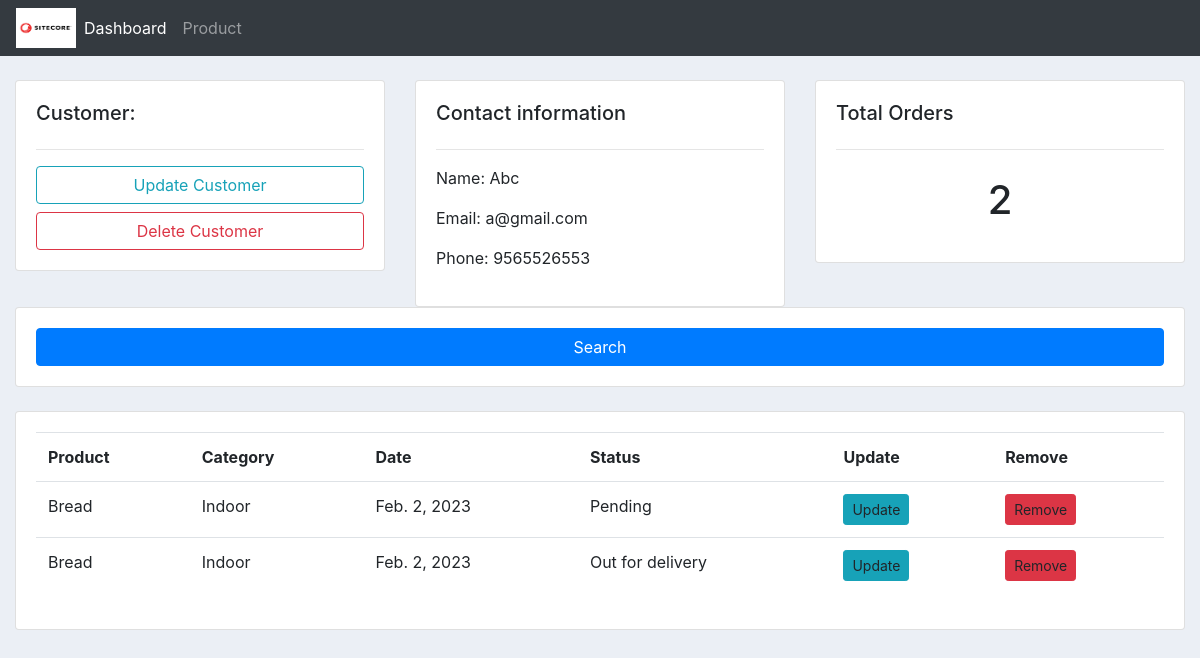
Page /customer/9/ on the committed database.
### dashapp/models.py (models this page shows, shortened)
class Customer(models.Model):
    name = models.CharField(max_length=50, null=True)
    Phone = models.CharField(max_length=50, null=True)
    Email = models.EmailField()
    data_created = models.DateTimeField(auto_now_add=True, null=True)

class Order(models.Model):
    STATUS = (
        ('Pending', 'Pending'),
        ('Out for delivery', 'Out for delivery'),
        ('Delivered', 'Delivered'),
    )
    customer = models.ForeignKey(Customer, null=True, on_delete=models.SET_NULL)
    product = models.ForeignKey(Product, null=True, on_delete=models.SET_NULL)
    date_created = models.DateField(auto_now_add=True, null=True)
    status = models.CharField(max_length=50, null=True, choices=STATUS)

class Product(models.Model):
    objects = None
    CATEGORY = (
        ('Indoor', 'Indoor'),
        ('Outdoor', 'Outdoor')
    )
    name = models.CharField(max_length=50, null=True)
    Price = models.FloatField()
    category = models.CharField(max_length=50, null=True, choices=CATEGORY)
    Description = models.CharField(max_length=300, null=True, blank=True)
    Date = models.DateField(auto_now_add=True, null=True)
    tags = models.ManyToManyField(Tags)
    def __str__(self):
        return self.name

### dashapp/views.py (the view)
# urls.py: path('customer/<str:pk_test>/', views.customer, name='Customer'),
def customer(request, pk_test):
    cust = Customer.objects.get(id=pk_test)
    order = cust.order_set.all()
    order_count = order.count()
    context = {
        'pk_test': pk_test,
        'cust': cust,
        'order': order,
        'order_count': order_count
    }
    return render(request, 'dashapp/customer.html', context)

### templates/dashapp/customer.html
{% extends 'dashapp/base.html' %}
{% block content %}
<br>
<div class="row">
    <div class="col-md">
        <div class="card card-body">
            <h5>Customer:</h5>
            <hr>
            <a class="btn btn-outline-info btn-sn btn-block" href="">Update Customer</a>
            <a class="btn btn-outline-danger btn-sn btn-block" href="">Delete Customer</a>
        </div>
    </div>
<div class="col-md">
    <div class="card card-body">
        <h5>Contact information</h5>
        <hr>
        <p>Name: {{cust.name}}</p>
        <p>Email: {{cust.Email}}</p>
        <p>Phone: {{cust.Phone}}</p>
    </div>
</div>
<div class="col-md">
    <div class="card card-body">
        <h5>Total Orders</h5>
        <hr>
        <h1 style="text-align: center; padding: 10px;">{{order_count}}</h1>
    </div>
</div>
</div>
<div class="row">
    <div class="col">
        <div class="card card-body">
            <button class="btn btn-sn btn-primary" type="submit">Search</button>
        </div>
    </div>
</div>
<br>
<div class="row">
    <div class="col-md">
        <div class="card card-body">
            <table class="table table-sn">
                <tr>
                    <th>Product</th>
                    <th>Category</th>
                    <th>Date</th>
                    <th>Status</th>
                    <th>Update</th>
                    <th>Remove</th>
                </tr>
                {% for order in order %}
                <tr>
                    <td>{{order.product}}</td>
                    <td>{{order.product.category}}</td>
                    <td>{{order.date_created}}</td>
                    <td>{{order.status}}</td>
                    <td><a class="btn btn-sm btn-info">Update</a> </td>
                    <td><a class="btn btn-sm btn-danger">Remove</a> </td>
                </tr>
                {% endfor %}
            </table>
        </div>
    </div>
</div>
{% endblock content %}

### static/css/main.css (style rules this page uses)
body { background-color: #ebeff5; }

### rows in the picture
Customer: name "Abc", Email "a@gmail.com", Phone "9565526553"
Order: product "Bread", product.category "Indoor", date_created "Feb. 2, 2023", status "Pending"
Order: product "Bread", product.category "Indoor", date_created "Feb. 2, 2023", status "Out for delivery"

### other values in the picture
{{ order_count }} "2"
